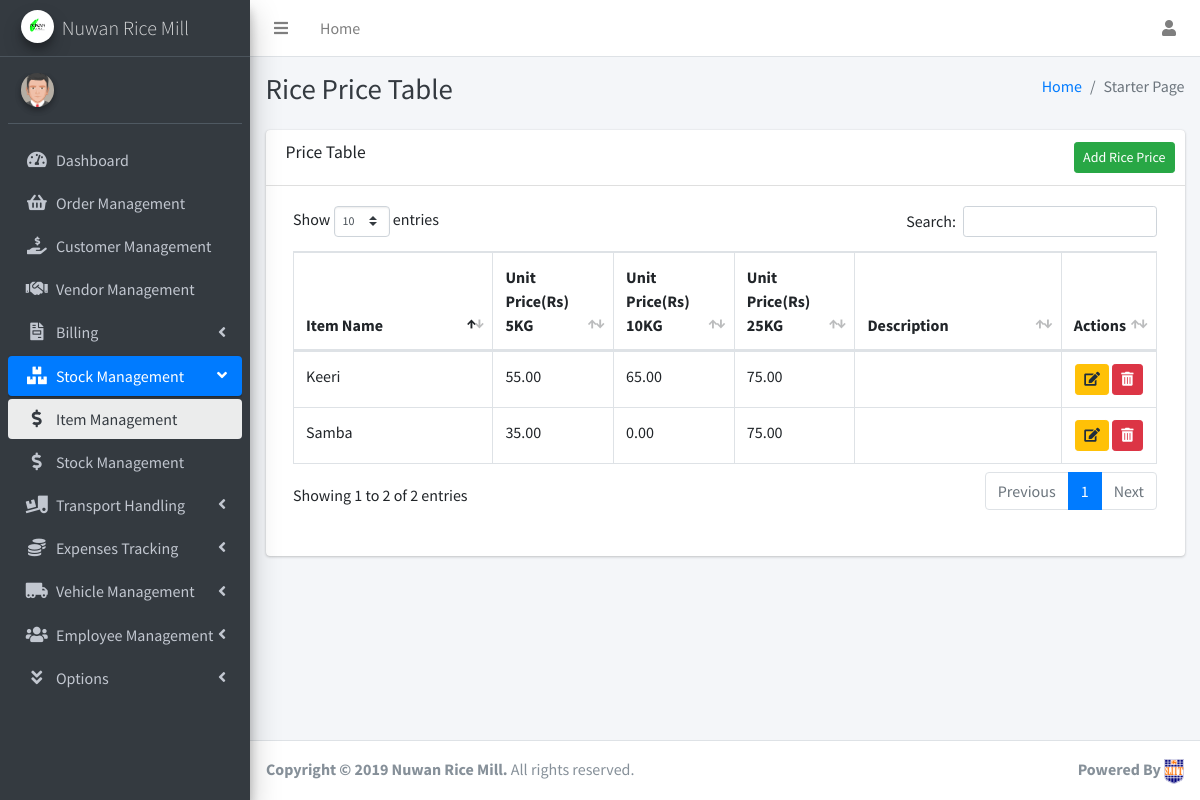
Screenshot of /Item/Stock/RicePriceTable.php with the database file from the repository.
### tables this page shows
CREATE TABLE `riceprice` (
  `rpID` int(11) NOT NULL,
  `item_ID` int(11) NOT NULL,
  `price5kg` decimal(10,2) NOT NULL,
  `price10kg` decimal(10,2) NOT NULL,
  `price25kg` decimal(10,2) NOT NULL,
  `Descrip` varchar(150) NOT NULL
);

CREATE TABLE `items` (
  `I_ID` int(11) NOT NULL,
  `itemID` varchar(50) NOT NULL,
  `itemName` varchar(150) NOT NULL
);

### Item/Stock/RicePriceTable.php (the view, shortened to what this page needs)
<?php
require '../../inc/dbconnect.php';
$query = "SELECT r.rpID,i.itemName,r.price5kg,r.price10kg,r.price25kg,r.Descrip FROM items i, riceprice r WHERE r.item_ID = i.I_ID";
$items = mysqli_query($con, $query);
?>
<!DOCTYPE html>
<html lang="en">
<head>
    <link rel="stylesheet" href="../../dist/css/customCSS.css">
    <link rel="stylesheet" href="../../plugins/overlayScrollbars/css/OverlayScrollbars.min.css">
    <link rel="stylesheet" href="../../plugins/fontawesome-free/css/all.min.css">
    <link rel="stylesheet" href="../../dist/css/adminlte.min.css">
    <link rel="stylesheet" href="../../plugins/datatables-bs4/css/dataTables.bootstrap4.css">
    <link rel="stylesheet" href="../../sweetalert/sweetalert2.min.css">
</head>
<body class="hold-transition sidebar-mini layout-fixed layout-navbar-fixed layout-footer-fixed">
    <div class="wrapper">
        <nav class="main-header navbar navbar-expand navbar-white navbar-light">
            <ul class="navbar-nav">
                <li class="nav-item">
                    <a class="nav-link" data-widget="pushmenu" href="#"><i class="fas fa-bars"></i></a>
                </li>
                <li class="nav-item d-none d-sm-inline-block">
                    <a href="#" class="nav-link">Home</a>
                </li>
            </ul>
            <ul class="navbar-nav ml-auto">
                <li class="nav-item dropdown">
                    <a class="nav-link" data-toggle="dropdown" href="#">
                        <i class="fa fa-user"></i>
                    </a>
                </li>
            </ul>
        </nav>
        <aside class="main-sidebar sidebar-dark-primary elevation-4">
            <a href="index3.html" class="brand-link">
                <img src="../../dist/img/RICE.jpg" alt="Company Logo" class="brand-image img-circle elevation-3">
                <span class="brand-text font-weight-light">Nuwan Rice Mill</span>
            </a>
            <div class="sidebar">
                <div class="user-panel mt-3 pb-3 mb-3 d-flex">
                    <div class="image">
                        <img src="../../dist/img/4.jpg" class="img-circle elevation-2" alt="User Image">
                    </div>
                    <div class="info">
                    </div>
                </div>
                <nav class="mt-2">
                    <ul class="nav nav-pills nav-sidebar flex-column" data-widget="treeview" role="menu" data-accordion="false">
                        <li class="nav-item">
                            <a href="../../index.php" class="nav-link">
                                <i class="nav-icon fas fa-tachometer-alt"></i>
                                <p>Dashboard</p>
                            </a>
                        </li>
                        <li class="nav-item">
                            <a href="../../Order/OrderTable.php" class="nav-link">
                                <i class="nav-icon fas fa-shopping-basket"></i>
                                <p>Order Management</p>
                            </a>
                        </li>
                        <li class="nav-item">
                            <a href="../../Customer/CustomerTable.php" class="nav-link">
                                <i class="nav-icon fas fa-hand-holding-usd"></i>
                                <p>Customer Management</p>
                            </a>
                        </li>
                        <li class="nav-item">
                            <a href="../../Vendor/VendorTable.php" class="nav-link">
                                <i class="nav-icon fas fa-handshake"></i>
                                <p>Vendor Management</p>
                            </a>
                        </li>
                        <li class="nav-item has-treeview">
                            <a href="#" class="nav-link">
                                <i class="nav-icon fas fa-file-invoice"></i>
                                <p>Billing</p>
                                <i class="right fas fa-angle-left"></i>
                            </a>
                        </li>
                        <li class="nav-item has-treeview menu-open">
                            <a href="#" class="nav-link active">
                                <i class="nav-icon fas fa-boxes"></i>
                                <p>Stock Management</p>
                                <i class="right fas fa-angle-left"></i>
                            </a>
                            <ul class="nav nav-treeview">
                                <li class="nav-item">
                                    <a href="../Item/ItemTable.php" class="nav-link active">
                                        <i class="nav-icon fas fa-dollar-sign"></i>
                                        <p>Item Management</p>
                                    </a>
                                </li>
                                <li class="nav-item">
                                    <a href="" class="nav-link">
                                        <i class="nav-icon fas fa-dollar-sign"></i>
                                        <p>Stock Management</p>
                                    </a>
                                </li>
                            </ul>
                        </li>
                        <li class="nav-item has-treeview">
                            <a href="#" class="nav-link">
                                <i class="nav-icon fas fa-truck-loading"></i>
                                <p>Transport Handling</p>
                                <i class="right fas fa-angle-left"></i>
                            </a>
                        </li>
                        <li class="nav-item">
                            <a href="" class="nav-link">
                                <i class="nav-icon fas fa-coins"></i>
                                <p>Expenses Tracking</p>
                                <i class="right fas fa-angle-left"></i>
                            </a>
                        </li>
                        <li class="nav-item">
                            <a href="" class="nav-link">
                                <i class="nav-icon fas fa-truck-moving"></i>
                                <p>Vehicle Management
                                    <i class="right fas fa-angle-left"></i>
                                </p>
                            </a>
                        </li>
                        <li class="nav-item has-treeview">
                            <a href="" class="nav-link">
                                <i class="nav-icon fas fa-users"></i>
                                <p>Employee Management
                                    <i class="right fas fa-angle-left"></i>
                                </p>
                            </a>
                        </li>
                        <li class="nav-item has-treeview">
                            <a href="" class="nav-link">
                                <i class="nav-icon fas fa-angle-double-down"></i>
                                <p>
                                    Options
                                    <i class="right fas fa-angle-left"></i>
                                </p>
                            </a>
                        </li>
                    </ul>
                </nav>
            </div>
        </aside>
        <div class="content-wrapper">
            <div class="content-header">
                <div class="container-fluid">
                    <div class="row mb-2">
                        <div class="col-sm-6">
                            <h1 class="m-0 text-dark">Rice Price Table</h1>
                        </div>
                        <div class="col-sm-6">
                            <ol class="breadcrumb float-sm-right">
                                <li class="breadcrumb-item"><a href="#">Home</a></li>
                                <li class="breadcrumb-item active">Starter Page</li>
                            </ol>
                        </div>
                    </div>
                </div>
            </div>
            <div class="content">
                <div class="container-fluid">
                    <div class="card mb-5">
                        <div class="card-header">
                            <h3 class="card-title">Price Table</h3>
                            <div class="card-tools">
                                <a href="RicePriceAdd.php"><button type="button" class="btn btn-success btn-sm">Add Rice Price</button></a>
                            </div>
                        </div>
                        <div class="card-body">
                            <div class="table-responsive">
                                <div class="dataTables_wrapper container-fluid dt-bootstrap4">
                                    <table id="example1" class="table table-bordered table-hover table-responsive-sm" overflow="auto">
                                        <thead>
                                            <tr>
                                                <th>Item Name</th>
                                                <th style="width: 14%">Unit Price(Rs) 5KG </th>
                                                <th style="width: 14%">Unit Price(Rs) 10KG</th>
                                                <th style="width: 14%">Unit Price(Rs) 25KG</th>
                                                <th>Description</th>
                                                <th style="width: 10%">Actions</th>
                                            </tr>
                                        </thead>
                                        <tbody>
                                            <?php
                                            while ($row = mysqli_fetch_assoc($items)) {
                                                $Item_ID = $row['rpID'];
                                                $ItemName = $row['itemName'];
                                                $Price5kg = $row['price5kg'];
                                                $Price10kg = $row['price10kg'];
                                                $Price25kg = $row['price25kg'];
                                                $Description = $row['Descrip'];
                                            ?>
                                                <tr>
                                                    <td><?php echo $ItemName ?></td>
                                                    <td><?php echo $Price5kg ?></td>
                                                    <td><?php echo $Price10kg ?></td>
                                                    <td><?php echo $Price25kg ?></td>
                                                    <td><?php echo $Description ?></td>
                                                    <td class="text-center fluid">
                                                        <a href="RicePriceDetails.php?itemid=<?php echo $Item_ID  ?>"><button type="button" class="btn btn-warning btn-sm" data-toggle="tooltip" data-placement="top" title="Edit">
                                                                <i class="fas fa-edit"></i>
                                                            </button></a>
                                                        <a href="../../inc/deletericeprice.php?itemid=<?php echo $Item_ID  ?>" class="btn-del"><button type="button" class="btn btn-danger btn-sm" data-toggle="tooltip" data-placement="top" title="Delete">
                                                                <i class="fas fa-trash-alt"></i>
                                                            </button></a>
                                                    </td>
                                                </tr>
                                            <?php
                                            }
                                            ?>
                                        </tbody>
                                    </table>
                                    <br>
                                </div>
                            </div>
                        </div>
                    </div>
                </div>
            </div>
        </div>
        <footer class="main-footer">
            <strong>Copyright &copy; 2019 Nuwan Rice Mill.</strong> All rights reserved.
            <div class="float-right d-none d-sm-inline-block">
                <b>Powered By</b> <img src="../../dist/img/3.png" alt="User Image">
            </div>
        </footer>
    </div>
</body>
</html>

### rows the page displays
riceprice: item_ID.itemName "Keeri", price5kg "55.00", price10kg "65.00", price25kg "75.00"
riceprice: item_ID.itemName "Samba", price5kg "35.00", price10kg "0.00", price25kg "75.00"
